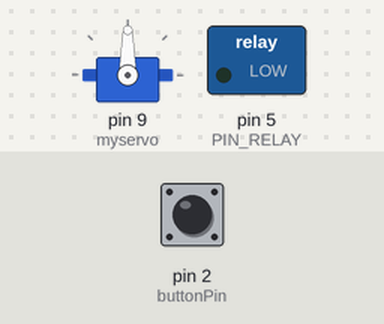
Simulated run of this sketch. Board: Arduino Uno, built with avr-gcc and run on an emulated ATmega328P. Parts: servo, switched loads named in the sketch (green lamp = pin HIGH). The inputs (shaded band) are chosen by the test bench; at power-on: pin 2 (buttonPin) LOW.

Above: at 1.2 s.
1.3 s: pin 2 (buttonPin) pulled HIGH for 0.15 s
At 1.6 s:
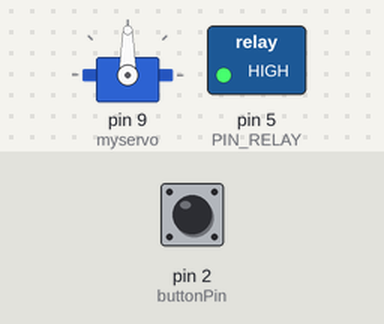
Timing chart, 0 to 7.8 s (numbered marks = the images above; inputs shaded):
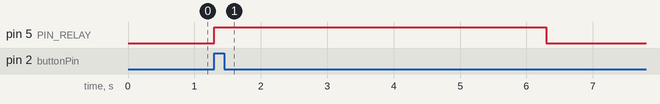

Measured:
- after the input at 1.3 s, pin 5 (PIN_RELAY): LOW → HIGH at once, → LOW 5.0 s later

The sketch:

Rele.ino
```cpp
#include <Servo.h>
#define PIN_RELAY 5

Servo myservo;
const int buttonPin = 2;  // the number of the pushbutton pin
int buttonState = 0;  // variable for reading the pushbutton status


void setup() {
  pinMode(buttonPin, INPUT); //defening button as input
  pinMode(PIN_RELAY, OUTPUT); //defining relay as output
  myservo.attach(9);
	digitalWrite(PIN_RELAY, LOW); //off relay
  Serial.begin(9600);
}

bool turnedon = false;

void loop() {
  buttonState = digitalRead(buttonPin);

  if (buttonState == HIGH && turnedon == false) {
    turnedon = true;
    digitalWrite(PIN_RELAY, HIGH);
    delay(5000);
    digitalWrite(PIN_RELAY, LOW);
		myservo.write(90);
		delay(10000);
	}
}
```
